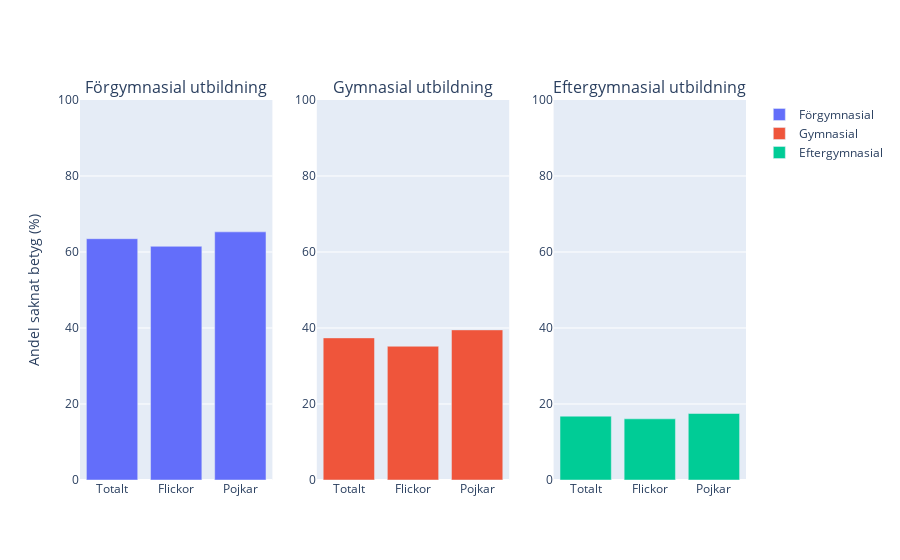

The cell this chart's notebook holds for it:
### Code cell
# Skapa en figur för andelen saknat betyg
fig_saknat_betyg = make_subplots(rows=1, cols=3, subplot_titles=('Förgymnasial utbildning', 'Gymnasial utbildning', 'Eftergymnasial utbildning'))

# Lägg till stapeldiagram för andelen saknat betyg för varje utbildningsnivå
# Förgymnasial utbildning
fig_saknat_betyg.add_trace(go.Bar(x=['Totalt', 'Flickor', 'Pojkar'], y=[63.5, 61.5, 65.3], name='Förgymnasial'), row=1, col=1)
# Gymnasial utbildning
fig_saknat_betyg.add_trace(go.Bar(x=['Totalt', 'Flickor', 'Pojkar'], y=[37.4, 35.2, 39.5], name='Gymnasial'), row=1, col=2)
# Eftergymnasial utbildning
fig_saknat_betyg.add_trace(go.Bar(x=['Totalt', 'Flickor', 'Pojkar'], y=[16.8, 16.1, 17.5], name='Eftergymnasial'), row=1, col=3)

# Uppdatera layout för diagrammet med andelen saknat betyg
fig_saknat_betyg.update_yaxes(title_text='Andel saknat betyg (%)', range=[0, 100], row=1, col=1)
fig_saknat_betyg.update_yaxes(range=[0, 100], row=1, col=2)
fig_saknat_betyg.update_yaxes(range=[0, 100], row=1, col=3)
fig_saknat_betyg.show()

### Figure 1 — Plotly figure (JSON) as saved in the notebook; plotly's stock layout.template omitted (floating-point values rounded to 4 significant figures)
{"data": [{"name": "Förgymnasial", "type": "bar", "x": ["Totalt", "Flickor", "Pojkar"], "xaxis": "x", "y": [63.5, 61.5, 65.3], "yaxis": "y"}, {"name": "Gymnasial", "type": "bar", "x": ["Totalt", "Flickor", "Pojkar"], "xaxis": "x2", "y": [37.4, 35.2, 39.5], "yaxis": "y2"}, {"name": "Eftergymnasial", "type": "bar", "x": ["Totalt", "Flickor", "Pojkar"], "xaxis": "x3", "y": [16.8, 16.1, 17.5], "yaxis": "y3"}], "layout": {"annotations": [{"font": {"size": 16}, "showarrow": false, "text": "Förgymnasial utbildning", "x": 0.1444, "xanchor": "center", "xref": "paper", "y": 1, "yanchor": "bottom", "yref": "paper"}, {"font": {"size": 16}, "showarrow": false, "text": "Gymnasial utbildning", "x": 0.5, "xanchor": "center", "xref": "paper", "y": 1, "yanchor": "bottom", "yref": "paper"}, {"font": {"size": 16}, "showarrow": false, "text": "Eftergymnasial utbildning", "x": 0.8556, "xanchor": "center", "xref": "paper", "y": 1, "yanchor": "bottom", "yref": "paper"}], "xaxis": {"anchor": "y", "domain": [0, 0.2889]}, "xaxis2": {"anchor": "y2", "domain": [0.3556, 0.6444]}, "xaxis3": {"anchor": "y3", "domain": [0.7111, 1]}, "yaxis": {"anchor": "x", "domain": [0, 1], "range": [0, 100], "title": {"text": "Andel saknat betyg (%)"}}, "yaxis2": {"anchor": "x2", "domain": [0, 1], "range": [0, 100]}, "yaxis3": {"anchor": "x3", "domain": [0, 1], "range": [0, 100]}}}
